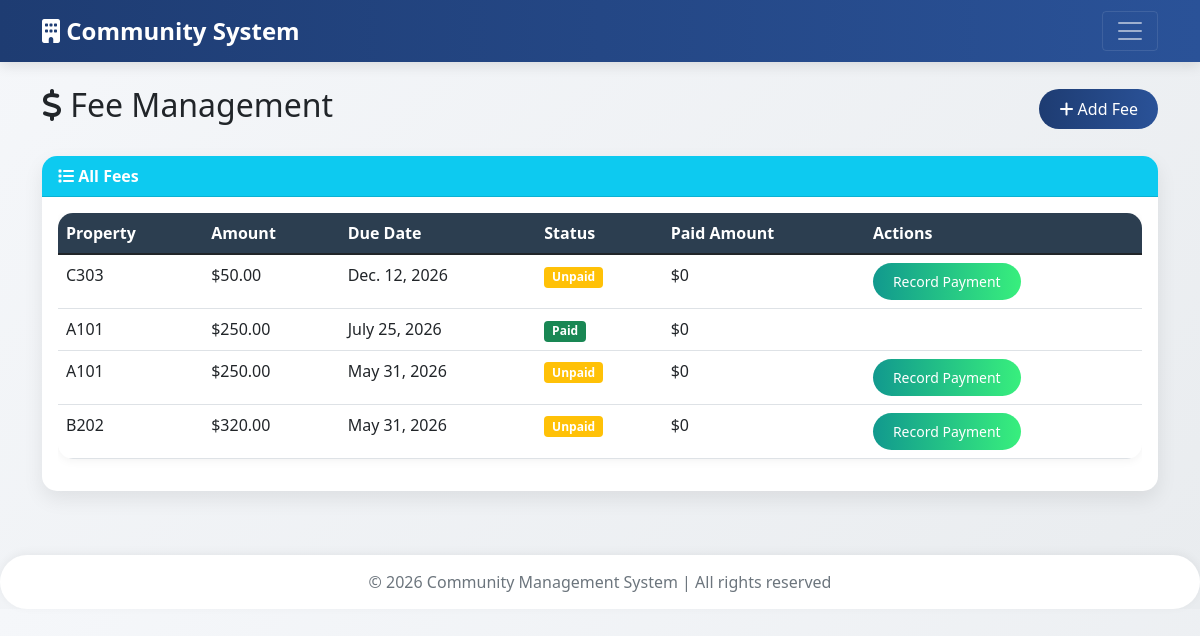
Screenshot of /fees/ (signed in) with the database file from the repository.
### core/models.py (models this page shows, shortened)
class Fee(models.Model):
    STATUS_CHOICES = [('unpaid', 'Unpaid'), ('paid', 'Paid'), ('overdue', 'Overdue')]
    property = models.ForeignKey('Property', on_delete=models.CASCADE, related_name='fees')
    amount = models.DecimalField(max_digits=10, decimal_places=2)
    due_date = models.DateField()
    description = models.CharField(max_length=200, blank=True)
    status = models.CharField(max_length=20, choices=STATUS_CHOICES, default='unpaid')
    created_at = models.DateTimeField(auto_now_add=True)

class Property(models.Model):
    STATUS_CHOICES = [('occupied', 'Occupied'), ('vacant', 'Vacant')]
    unit_number = models.CharField(max_length=20, unique=True)
    owner_name = models.CharField(max_length=200)
    monthly_fee = models.DecimalField(max_digits=10, decimal_places=2, default=0)
    status = models.CharField(max_length=20, choices=STATUS_CHOICES, default='vacant')

### core/views.py (the view)
# urls.py: path('fees/', views.fee_list, name='fee_list'),
@login_required
@user_passes_test(is_manager)
def fee_list(request):
    fees = Fee.objects.all().order_by('-due_date')
    return render(request, 'core/fee_list.html', {'fees': fees})

### core/views.py (called while the page is built)
def is_manager(user):
    return user.is_staff

### core/templates/core/fee_list.html
{% extends 'core/base.html' %}
{% block content %}
<div class="d-flex justify-content-between align-items-center mb-4">
    <h2><i class="fas fa-dollar-sign"></i> Fee Management</h2>
    <a href="/fees/create/" class="btn btn-primary"><i class="fas fa-plus"></i> Add Fee</a>
</div>
<div class="card">
    <div class="card-header bg-info text-white">
        <i class="fas fa-list"></i> All Fees
    </div>
    <div class="card-body">
        <div class="table-responsive">
            <table class="table table-hover">
                <thead>
                    <tr>
                        <th>Property</th>
                        <th>Amount</th>
                        <th>Due Date</th>
                        <th>Status</th>
                        <th>Paid Amount</th>
                        <th>Actions</th>
                    </tr>
                </thead>
                <tbody>
                    {% for fee in fees %}
                    <tr>
                        <td>{{ fee.property.unit_number }}</td>
                        <td>${{ fee.amount }}</td>
                        <td>{{ fee.due_date }}</td>
                        <td>
                            {% if fee.status == 'paid' %}
                            <span class="badge bg-success">Paid</span>
                            {% elif fee.status == 'overdue' %}
                            <span class="badge bg-danger">Overdue</span>
                            {% else %}
                            <span class="badge bg-warning">Unpaid</span>
                            {% endif %}
                        </td>
                        <td>${{ fee.payments.aggregate.total|default:0 }}</td>
                        <td>
                            {% if fee.status != 'paid' %}
                            <a href="/fees/payment/{{ fee.id }}/" class="btn btn-sm btn-success">Record Payment</a>
                            {% endif %}
                        </td>
                    </tr>
                    {% empty %}
                    <tr>
                        <td colspan="6" class="text-center">No fees created yet.</td>
                    </tr>
                    {% endfor %}
                </tbody>
            </table>
        </div>
    </div>
</div>
{% endblock %}

### core/templates/core/base.html (style rules this page uses)
body { background: linear-gradient(135deg, #f5f7fa 0%, #e9ecef 100%); font-family: 'Segoe UI', Tahoma, Geneva, Verdana, sans-serif; }
.card { border-radius: 15px; border: none; box-shadow: 0 8px 20px rgba(0,0,0,0.08); transition: transform 0.2s, box-shadow 0.2s; }
.card-header { border-radius: 15px 15px 0 0 !important; font-weight: 600; }
.btn-primary { background: linear-gradient(90deg, #1e3c72, #2a5298); border: none; border-radius: 30px; padding: 8px 20px; font-weight: 500; }
.btn-success { background: linear-gradient(90deg, #11998e, #38ef7d); border: none; border-radius: 30px; padding: 8px 20px; }
.table { background: white; border-radius: 15px; overflow: hidden; box-shadow: 0 2px 10px rgba(0,0,0,0.05); }
.table thead th { background: #2c3e50; color: white; border: none; }

### rows the page displays
Fee: property.unit_number "C303", amount "50.00", due_date "Dec. 12, 2026", status "Unpaid", payments.aggregate.total "0"
Fee: property.unit_number "A101", amount "250.00", due_date "July 25, 2026", status "Paid", payments.aggregate.total "0"
Fee: property.unit_number "A101", amount "250.00", due_date "May 31, 2026", status "Unpaid", payments.aggregate.total "0"
Fee: property.unit_number "B202", amount "320.00", due_date "May 31, 2026", status "Unpaid", payments.aggregate.total "0"
